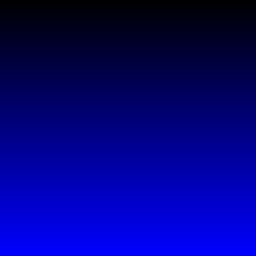

The script that drew this image:
import sys
from PIL import Image, ImageDraw

# Setup
img_width = 256
img_height = 256
img = Image.new("RGB", (img_width, img_height))
img1 = ImageDraw.Draw(img)

# Draw
for x in range(img_width):
    for y in range(img_height):
        img1.point((x, y), fill = (0, 0, y))

# Saves the picture
img_path = sys.argv[0].split('.')[0]+'.png'
img.save(img_path)
print(f'Saved {img_path}')
img.show()
